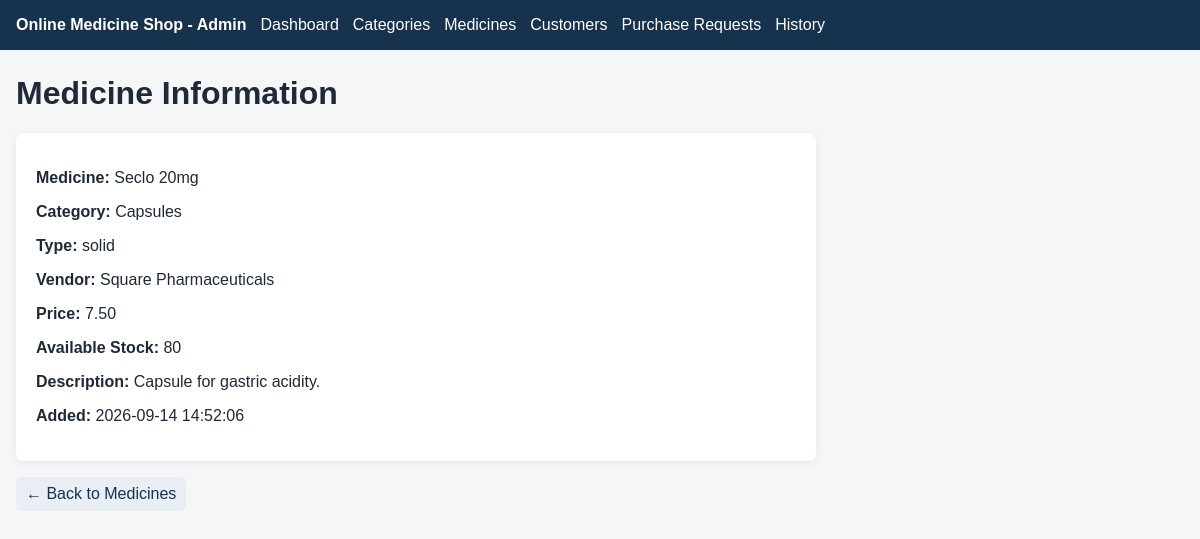
The page /index.php?action=medicine_details&id=2 on the database its author committed.
### tables this page shows
CREATE TABLE medicines (
    id INT NOT NULL AUTO_INCREMENT,
    name VARCHAR(150) NOT NULL,
    category_id INT NOT NULL,
    vendor_name VARCHAR(150) NOT NULL,
    price DECIMAL(10,2) NOT NULL,
    availability INT NOT NULL DEFAULT 0,
    description TEXT NULL,
    image_path VARCHAR(255) NULL,
    created_at TIMESTAMP NOT NULL DEFAULT CURRENT_TIMESTAMP,
    updated_at TIMESTAMP NOT NULL DEFAULT CURRENT_TIMESTAMP ON UPDATE CURRENT_TIMESTAMP,
    PRIMARY KEY (id),
    KEY idx_medicines_category (category_id),
    CONSTRAINT fk_medicines_category
        FOREIGN KEY (category_id)
        REFERENCES categories(id)
        ON UPDATE CASCADE
        ON DELETE RESTRICT
);

CREATE TABLE categories (
    id INT NOT NULL AUTO_INCREMENT,
    name VARCHAR(100) NOT NULL,
    category_type ENUM('liquid','solid') NOT NULL,
    created_at TIMESTAMP NOT NULL DEFAULT CURRENT_TIMESTAMP,
    PRIMARY KEY (id),
    UNIQUE KEY uq_categories_name (name)
);

### Control/BaseController.php (called while the page is built, shortened)
<?php
abstract class BaseController {
    public function __construct() { requireAdmin(); $this->db = Database::connect(); }
    protected function view(string $path, array $data = []): void { extract($data); require __DIR__ . '/../View/' . $path . '.php'; }
}

### Control/MedicineController.php (called while the page is built, shortened)
<?php
class MedicineController extends BaseController
{
    private Medicine $model;
    public function __construct()
    {
        $this->model = new Medicine($this->db);
    }
    public function details(): void
    {
        $medicine = $this->model->details((int)($_GET['id'] ?? 0));
        $this->view('medicines/details', ['medicine' => $medicine]);
    }
}

### public/index.php (called while the page is built, shortened)
<?php
require_once __DIR__ . '/../config/database.php';
require_once __DIR__ . '/../config/auth.php';
require_once __DIR__ . '/../Model/Medicine.php';
require_once __DIR__ . '/../Control/BaseController.php';
require_once __DIR__ . '/../Control/MedicineController.php';
$action = $_GET['action'] ?? 'dashboard';
$routes = [
    'dashboard' => [DashboardController::class, 'index'],
    'categories' => [CategoryController::class, 'index'],
    'category_save' => [CategoryController::class, 'save'],
    'category_edit' => [CategoryController::class, 'edit'],
    'category_delete' => [CategoryController::class, 'delete'],
    'medicines' => [MedicineController::class, 'index'],
    'medicine_save' => [MedicineController::class, 'save'],
    'medicine_edit' => [MedicineController::class, 'edit'],
    'medicine_delete' => [MedicineController::class, 'delete'],
    'medicine_details' => [MedicineController::class, 'details'],
    'medicine_search_api' => [MedicineController::class, 'searchApi'],
    'customers' => [CustomerController::class, 'index'],
    'customer_edit' => [CustomerController::class, 'edit'],
    'customer_save' => [CustomerController::class, 'save'],
    'customer_delete' => [CustomerController::class, 'delete'],
    'customer_details' => [CustomerController::class, 'details'],
    'customer_search_api' => [CustomerController::class, 'searchApi'],
    'orders' => [OrderController::class, 'index'],
    'order_status_api' => [OrderController::class, 'updateStatusApi'],
    'order_search_api' => [OrderController::class, 'searchApi'],
    'history' => [OrderController::class, 'history']
];
[$class, $method] = $routes[$action];
$controller = new $class();
$controller->$method();

### config/database.php (called while the page is built)
<?php
class Database {
    public static function connect(): PDO {
        $host = 'localhost';
        $db = 'online_medicine_shop';
        $user = 'root';
        $pass = '';
        return new PDO("mysql:host=$host;dbname=$db;charset=utf8mb4", $user, $pass, [
            PDO::ATTR_ERRMODE => PDO::ERRMODE_EXCEPTION,
            PDO::ATTR_DEFAULT_FETCH_MODE => PDO::FETCH_ASSOC
        ]);
    }
}

### Model/Medicine.php (called while the page is built, shortened)
<?php
class Medicine {
    public function details(int $id): ?array {
        $s=$this->db->prepare("SELECT m.*,c.name category_name,c.category_type
          FROM medicines m JOIN categories c ON c.id=m.category_id WHERE m.id=?");
        $s->execute([$id]);return $s->fetch() ?: null;
    }
}

### config/auth.php (called while the page is built, shortened)
<?php
function e($value): string {
    return htmlspecialchars((string)$value, ENT_QUOTES, 'UTF-8');
}

### View/medicines/details.php (the view, shortened to what this page needs)
<?php require __DIR__."/../layouts/header.php"; ?>
<h1>Medicine Information</h1>
<div class="details-card medicine-detail">
<div>
<p><b>Medicine:</b> <?=e($medicine['name'])?></p><p><b>Category:</b> <?=e($medicine['category_name'])?></p>
<p><b>Type:</b> <?=e($medicine['category_type'])?></p><p><b>Vendor:</b> <?=e($medicine['vendor_name'])?></p>
<p><b>Price:</b> <?=e($medicine['price'])?></p><p><b>Available Stock:</b> <?=e($medicine['availability'])?></p>
<p><b>Description:</b> <?=e($medicine['description'])?></p><p><b>Added:</b> <?=e($medicine['created_at'])?></p>
</div></div>
<p><a class="btn-link" href="index.php?action=medicines">← Back to Medicines</a></p>
<?php require __DIR__."/../layouts/footer.php"; ?>

### public/assets/css/style.css (style rules this page uses)
* { box-sizing:border-box }
body { margin:0;font-family:Arial,sans-serif;background:#f4f6f8;color:#1f2937 }
.btn-link { display:inline-block;background:#e8eef4;color:#17324d;padding:8px 10px;border-radius:5px;text-decoration:none;margin-right:4px }
.details-card { background:#fff;padding:20px;border-radius:8px;box-shadow:0 2px 8px #0001;max-width:800px }
.medicine-detail { display:flex;gap:25px;align-items:flex-start }

### rows shown on the page
medicines: name "Seclo 20mg", category.name "Capsules", category.category_type "solid", vendor_name "Square Pharmaceuticals", price "7.50", availability "80", description "Capsule for gastric acidity.", created_at "2026-09-14 14:52:06"
